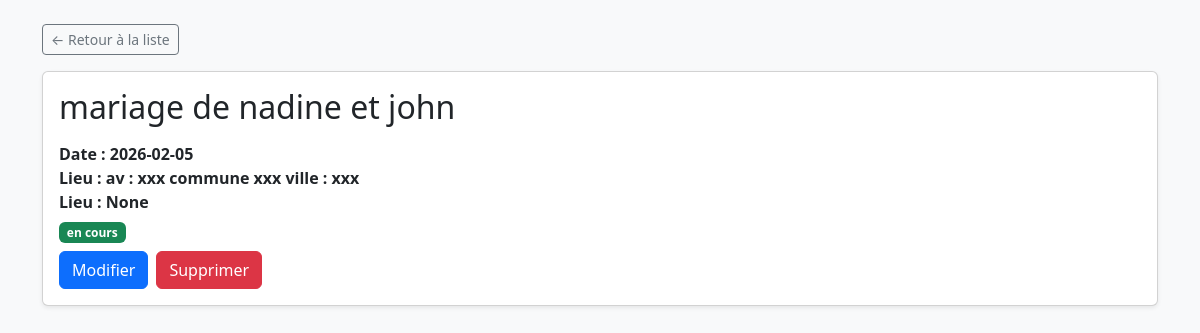
Screenshot of /detail/27eeb92f-8d3f-4496-9869-53e8a4c14e84/ with the database file from the repository.
### models.py (models this page shows)
class Event(Base): #event table
    __tablename__="events"
    id = Column(String,primary_key=True,unique=True,default=lambda :str(uuid4()))
    name = Column(String(50))
    type = Column(String(50))
    date = Column(Date)
    address = Column(String(50))
    description = Column(Text,nullable=True)
    created_date = Column(DateTime,default=datetime.now())
    state = Column(String,default="en cours")
    guests = relationship("Guest",back_populates="event",cascade="all,delete")

### Routers/event.py (the view)
@Root.get("/detail/{event_id}/")#la root pour voir un evenement
def eventDetail(request:Request,event_id : str,event:Session = Depends(connecting)):
    getEvent = event.query(Event).filter(Event.id == event_id).first()
    return templates.TemplateResponse("Event/List/detail.html",{'request':request,"event":getEvent})

### Templates/Event/List/detail.html (shortened to what this page needs)
<!DOCTYPE html>
<html lang="fr">
<head>
    <link href="https://cdn.jsdelivr.net/npm/bootstrap@5.3.2/dist/css/bootstrap.min.css" rel="stylesheet">
</head>
<body class="bg-light">
<div class="container py-4">
    <div class="mb-3">
        <a href="{{url_for('event_list')}}" class="btn btn-outline-secondary btn-sm">
            ← Retour à la liste
        </a>
    </div>
    <div class="card shadow-sm">
        <div class="card-body">
            <h2 class="card-title mb-3">
                {{ event.name }}
            </h2>
                <div class="col-md-6 mb-2">
                    <strong class="mb-4">Date :  {{ event.date }} </strong><br>
                    <strong class="mb-2">Lieu : {{ event.address}}</strong><br>
                    <strong class="mb-2">Lieu : {{ event.description }}</strong><br>
                    <span class="badge bg-success mt-2">
                    {{event.state}}
                </span>
            </div>
            <div class="d-flex gap-2">
                <a href="/edit_event/{{ event.id }}" class="btn btn-primary">
                    Modifier
                </a>
                <form action="/delete_event/{{ event.id }}" method="post">
                    <button type="submit" onclick="return confirm ('voulez-vous supprimer cet evenement')" class="btn btn-danger">
                        Supprimer
                    </button>
                </form>
            </div>
        </div>
    </div>
</div>
</body>
</html>

### rows the page displays
Event: name "mariage de nadine et john", date "2026-02-05", address "av : xxx commune xxx ville : xxx", description "None", state "en cours"
